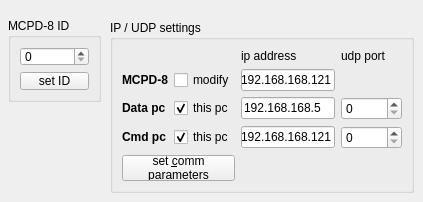
       <widget class="QWidget" name="tab">
        <attribute name="title">
         <string>Communication / Networ&amp;k</string>
        </attribute>
        <widget class="Q3GroupBox" name="groupBox6">
         <property name="geometry">
          <rect>
           <x>110</x>
           <y>20</y>
           <width>304</width>
           <height>173</height>
          </rect>
         </property>
         <property name="title">
          <string>IP / UDP settings</string>
         </property>
         <layout class="QGridLayout" name="gridLayout_3">
          <item row="2" column="0">
           <widget class="QLabel" name="textLabel1_3_2">
            <property name="text">
             <string>&lt;b&gt;Data pc&lt;/b&gt;</string>
            </property>
            <property name="wordWrap">
             <bool>false</bool>
            </property>
           </widget>
          </item>
          <item row="1" column="0">
           <widget class="QLabel" name="textLabel1_3_2_2">
            <property name="text">
             <string>&lt;b&gt;MCPD-8&lt;/b&gt;</string>
            </property>
            <property name="wordWrap">
             <bool>false</bool>
            </property>
           </widget>
          </item>
          <item row="3" column="0">
           <widget class="QLabel" name="textLabel1_3_2_2_2">
            <property name="text">
             <string>&lt;b&gt;Cmd pc&lt;/b&gt;</string>
            </property>
            <property name="wordWrap">
             <bool>false</bool>
            </property>
           </widget>
          </item>
          <item row="0" column="2">
           <widget class="QLabel" name="textLabel1_3_3_2_2">
            <property name="text">
             <string>ip address</string>
            </property>
            <property name="wordWrap">
             <bool>false</bool>
            </property>
           </widget>
          </item>
          <item row="2" column="3">
           <widget class="QSpinBox" name="dataUdpPort">
            <property name="maximum">
             <number>65535</number>
            </property>
            <property name="value">
             <number>0</number>
            </property>
           </widget>
          </item>
          <item row="3" column="3">
           <widget class="QSpinBox" name="cmdUdpPort">
            <property name="maximum">
             <number>65535</number>
            </property>
            <property name="value">
             <number>0</number>
            </property>
           </widget>
          </item>
          <item row="0" column="3">
           <widget class="QLabel" name="textLabel1_3_3_2">
            <property name="text">
             <string>udp port</string>
            </property>
            <property name="wordWrap">
             <bool>false</bool>
            </property>
           </widget>
          </item>
          <item row="2" column="1">
           <widget class="QCheckBox" name="dataThisPc">
            <property name="text">
             <string>this pc</string>
            </property>
            <property name="checked">
             <bool>true</bool>
            </property>
           </widget>
          </item>
          <item row="3" column="1">
           <widget class="QCheckBox" name="cmdThisPc">
            <property name="text">
             <string>this pc</string>
            </property>
            <property name="checked">
             <bool>true</bool>
            </property>
           </widget>
          </item>
          <item row="1" column="1">
           <widget class="QCheckBox" name="modifyIp">
            <property name="text">
             <string>modify</string>
            </property>
            <property name="checked">
             <bool>false</bool>
            </property>
           </widget>
          </item>
          <item row="4" column="0" colspan="2">
           <widget class="QPushButton" name="setIP">
            <property name="text">
             <string>set &amp;comm
parameters</string>
            </property>
            <property name="shortcut">
             <string>Alt+C</string>
            </property>
           </widget>
          </item>
          <item row="1" column="2">
           <widget class="QLineEdit" name="mcpdIPAddress">
            <property name="inputMask">
             <string>000.000.000.000; </string>
            </property>
            <property name="text">
             <string>192.168.168.121</string>
            </property>
           </widget>
          </item>
          <item row="2" column="2">
           <widget class="QLineEdit" name="dataIPAddress">
            <property name="inputMask">
             <string>000.000.000.000; </string>
            </property>
            <property name="text">
             <string>192.168.168.5</string>
            </property>
           </widget>
          </item>
          <item row="3" column="2">
           <widget class="QLineEdit" name="cmdIPAddress">
            <property name="inputMask">
             <string>000.000.000.000; </string>
            </property>
            <property name="text">
             <string>192.168.168.121</string>
            </property>
           </widget>
          </item>
         </layout>
        </widget>
        <widget class="Q3GroupBox" name="groupBox29">
         <property name="geometry">
          <rect>
           <x>8</x>
           <y>18</y>
           <width>93</width>
           <height>84</height>
          </rect>
         </property>
         <property name="title">
          <string>MCPD-8 ID</string>
         </property>
         <layout class="QGridLayout">
          <item row="0" column="0">
           <widget class="QSpinBox" name="deviceId"/>
          </item>
          <item row="1" column="0">
           <widget class="QPushButton" name="setID">
            <property name="text">
             <string>set ID</string>
            </property>
           </widget>
          </item>
         </layout>
        </widget>
       </widget>
